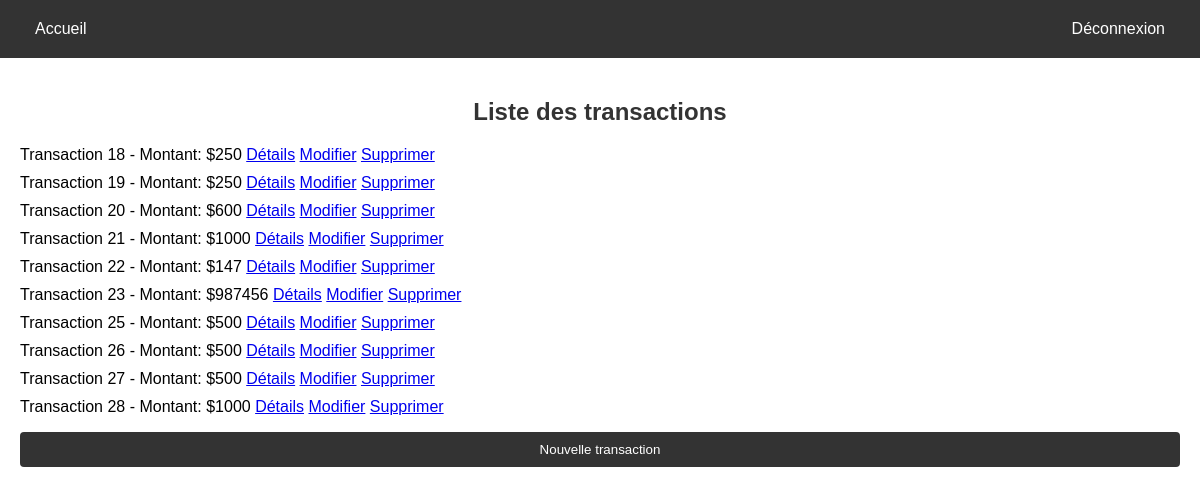
Screenshot of /transactions.php with the database file from the repository.
### tables this page shows
CREATE TABLE IF NOT EXISTS `transactions` (
  `id` int NOT NULL AUTO_INCREMENT,
  `user_id` int DEFAULT NULL,
  `label` varchar(255) DEFAULT NULL,
  `amount` int DEFAULT NULL,
  `created_at` timestamp NULL DEFAULT CURRENT_TIMESTAMP,
  `updated_at` timestamp NULL DEFAULT CURRENT_TIMESTAMP ON UPDATE CURRENT_TIMESTAMP,
  PRIMARY KEY (`id`)
);

### transactions.php (the view, shortened to what this page needs)
<!DOCTYPE html>
<html lang="en">
<head>
    <link rel="stylesheet" href="CSS/style.css">
</head>
<body>
    <nav class="transnavbar">
        <div class="left">
            <a href="#" class="home-button">Accueil</a>
        </div>
        <div class="right">
            <a href="logout.php" class="logout-button">Déconnexion</a>
        </div>
    </nav>
    <div class="transactions">
        <h2>Liste des transactions</h2>
        <?php
        require_once('config.php');
        $conn = new mysqli($servername, $username_db, $password_db, $dbname);
        $sql = "SELECT * FROM transactions";
        $result = $conn->query($sql);
        if ($result->num_rows > 0) {
            echo "<ul>";
            while ($row = $result->fetch_assoc()) {
                echo "<li>Transaction " . $row["id"] . " - Montant: $" . $row["amount"];
                echo " <a href='details.php?id=" . $row["id"] . "'>Détails</a>";
                echo " <a href='edit.php?id=" . $row["id"] . "'>Modifier</a>";
                echo " <a href='delete.php?id=" . $row["id"] . "'>Supprimer</a>";
                echo "</li>";
            }
            echo "</ul>";
        } else {
            echo "<p>Aucune transaction trouvée.</p>";
        }
        ?>
        <a href="create.php"><button type="button">Nouvelle transaction</button></a>
    </div>
</body>
</html>

### CSS/style.css (style rules this page uses)
body { margin: 0; font-family: Arial, sans-serif; }
.left { float: left; }
.right { float: right; }
.home-button, .login-button, .signup-button { text-decoration: none; color: white; padding: 10px 15px; display: inline-block; }
h2 { text-align: center; }
button { background-color: #333; color: white; padding: 10px; border: none; border-radius: 4px; cursor: pointer; width: 100%; }
.transnavbar { background-color: #333; overflow: hidden; color: white; display: flex; justify-content: space-between; padding: 10px 20px; }
.left, .right { display: flex; align-items: center; }
.logout-button, .home-button { text-decoration: none; color: white; padding: 10px 15px; }
.transactions { padding: 20px; }
h2 { color: #333; }
ul { list-style-type: none; padding: 0; }
li { margin-bottom: 10px; }

### rows the page displays
transactions: id "18", amount "250"
transactions: id "19", amount "250"
transactions: id "20", amount "600"
transactions: id "21", amount "1000"
transactions: id "22", amount "147"
transactions: id "23", amount "987456"
transactions: id "25", amount "500"
transactions: id "26", amount "500"
transactions: id "27", amount "500"
transactions: id "28", amount "1000"
